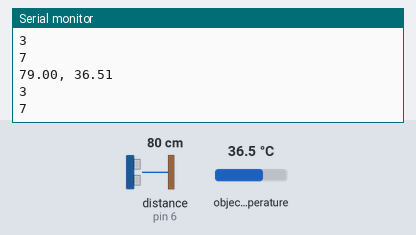
The sketch below on a simulated Arduino Nano, built with avr-gcc and run on an emulated ATmega328P. On the bench: the last lines printed to the serial monitor. Wiring (inferred from the names in the program): ultrasonic range finder: trigger pin 3; echo pin 6. Inputs (shaded band) come from the test bench; at power-on: distance to the obstacle (sensor on pin 6) 80 cm, object temperature 36.5 °C. The echo pulse lasts 58.3 µs per cm; storage starts empty; the audio player accepts every command and is not drawn.

Above: at 1.2 s.
1.3 s: distance to the obstacle (sensor on pin 6) set to 2 cm
At 2.6 s:
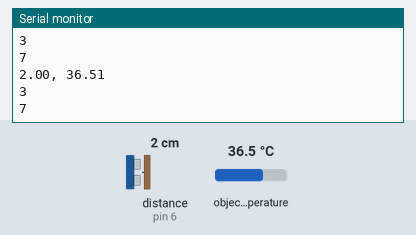
2.8 s: object temperature set to 20 °C
At 3.9 s:
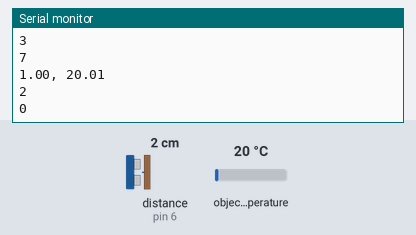
4.3 s: distance to the obstacle (sensor on pin 6) set to 4 cm
At 5.6 s:
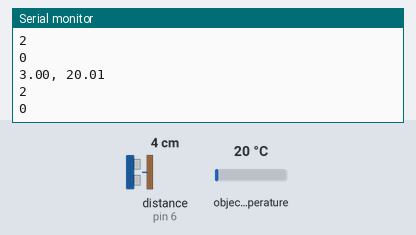
5.8 s: object temperature set to 26 °C
At 6.9 s:
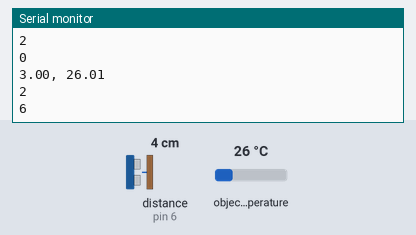
Timing chart, 0 to 8.3 s (numbered marks = the images above; inputs shaded):
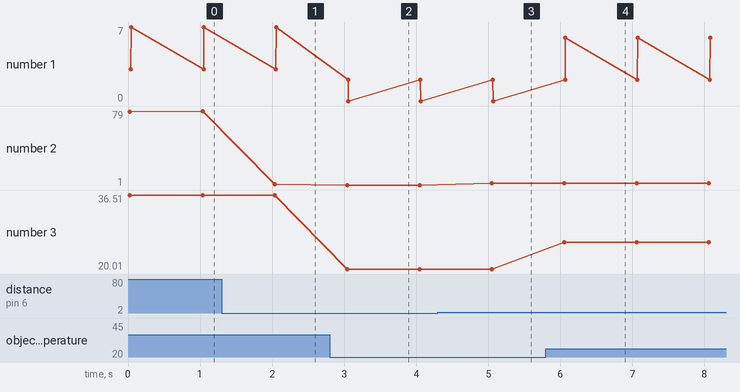

Measured:
- after the input at 1.3 s, the serial monitor: prints a new line after 0.74 s (image 1)
- after the input at 2.8 s, the serial monitor: prints a new line after 0.24 s (image 2)
- after the input at 4.3 s, the serial monitor: prints a new line after 0.75 s (image 3)
- after the input at 5.8 s, the serial monitor: prints a new line after 0.25 s (image 4)
- plotted number 1: 7 → 0 after the input at 2.8 s, 0 → 6 after the input at 5.8 s
- plotted number 2: 79 → 2 after the input at 1.3 s
- plotted number 3: 36.51 → 20.01 after the input at 2.8 s, 20.01 → 26.01 after the input at 5.8 s

The sketch:

Seminarka_copy_20230924111109.ino
```cpp
/*

 Mesering temperature of object by IR sensor (MLX90614) and corecting tempereature using ultra soud distance meter


Seminární práce Jakuba Slámy
*/

#include <Wire.h>
#include <Adafruit_MLX90614.h> // Library for IR sensor

//SD card pins
#include <SD.h>                      // need to include the SD library
//#define SD_ChipSelectPin 53  //example uses hardware SS pin 53 on Mega2560
#define SD_ChipSelectPin 10  //using digital pin 10 on arduino nano 328, can use other pins
#include <TMRpcm.h>           //  also need to include this library...
#include <SPI.h>

TMRpcm tmrpcm;   // create an object for use in this sketch

//inicialization vareables for temperature sensor
Adafruit_MLX90614 mlx = Adafruit_MLX90614();

// inicialization of pins for distance sensor
const int trigPin = 3;
const int echoPin = 6;

//set up everithing
void setup() {
// Setup pin for US sensor
pinMode(trigPin, OUTPUT); // Sets the trigPin as an Output
  pinMode(echoPin, INPUT); // Sets the echoPin as an Input
//start serial monitor
  Serial.begin(9600);
  Serial.println("Test");
//begin mesuring temperature
  mlx.begin();
//inicializating speaker pin
tmrpcm.speakerPin = 9;
if (!SD.begin(SD_ChipSelectPin)) {  // see if the card is present and can be initialized:
    Serial.println("SD fail");
    return;   // don't do anything more if not
  }
  tmrpcm.play("one.wav"); //the sound file "music" will play each time the arduino powers up, or is reset
}

float getDistance(){
  long duration;
  int distance;
  // Clears the trigPin
  digitalWrite(trigPin, LOW);
  delayMicroseconds(2);
  // Sets the trigPin on HIGH state for 10 micro seconds
  digitalWrite(trigPin, HIGH);
  delayMicroseconds(10);
  digitalWrite(trigPin, LOW);
  // Reads the echoPin, returns the sound wave travel time in microseconds
  duration = pulseIn(echoPin, HIGH);

  distance = duration * 0.034 / 2;// Calculating the distance in cm

  return distance;
}

//get temperature
float getTemp(){
  float tempObjectC;
  tempObjectC = mlx.readObjectTempC();
  return tempObjectC;
}

void printTemp(){
  float tmp = getTemp();
  Serial.print(tmp);
  Serial.println("C");
}

void sayNumber(int temp){
  int decimal = temp / 10 ;
  int rest = temp % 10;

  if(decimal != 1){
    switch(rest){
      case 1:
        tmrpcm.play("one.wav");
      break;
      case 2:
        tmrpcm.play("two.wav");
      break;
      case 3:
        tmrpcm.play("three.wav");
      break;
      case 4:
        tmrpcm.play("four.wav");
      break;
      case 5:
        tmrpcm.play("five.wav");
      break;
      case 6:
        tmrpcm.play("six.wav");
      break;
      case 7:
        tmrpcm.play("seven.wav");
      break;
      case 8:
        tmrpcm.play("eight.wav");
      break;
      case 9:
        tmrpcm.play("nine.wav");
      break;
    }

    tmrpcm.play("and.wav");

    switch(decimal){
      case 2:
        tmrpcm.play("twenty.wav");
      break;
      case 3:
        tmrpcm.play("thirty.wav");
      break;
      case 4:
        tmrpcm.play("forty.wav");
      break;
      case 5:
        tmrpcm.play("fifty.wav");
      break;
      case 6:
        tmrpcm.play("sixty.wav");
      break;
      case 7:
        tmrpcm.play("seventy.wav");
      break;
      case 8:
        tmrpcm.play("eighty.wav");
      break;
      case 9:
        tmrpcm.play("ninety.wav");
      break;
    }
  }
  Serial.println(decimal);
  Serial.println(rest);
}

void desideWhatToSay(int temp){
  sayNumber(temp);
}

void loop() {

    // Prints the distance on the Serial Monitor
  Serial.print(getDistance());
  Serial.print(", ");
  Serial.println(getTemp());
  desideWhatToSay(int(round(getTemp())));

  delay(1000);
}
```
